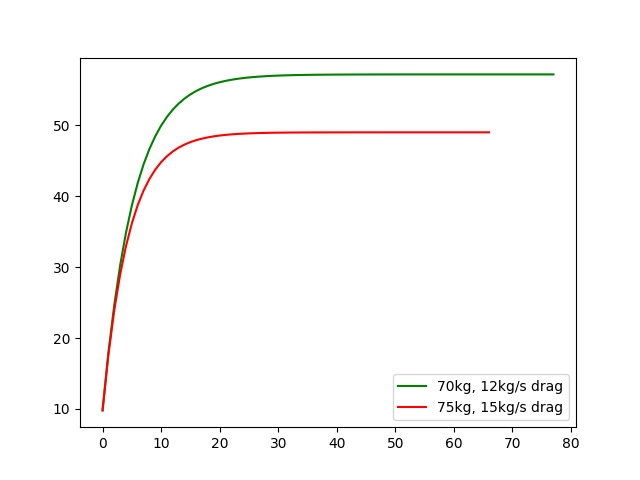

The Python source for this figure:
import numpy as np
import matplotlib.pyplot as plt
"""
Problem statement: 
For the free falling parachutist with linear drag, assume a first
jumper is 70 kg and has a drag coefficient of 12 kg/s. If the second jumper has a drag
coefficient of 15 kg/s and a mass of 75 kg, how long will it take him to reach the same
velocity as the first jumper reached in 10s?
"""

g = 9.8 #m/s^2
m1 = 70 #kg
c1 = 12 #kg/s 
m2 = 75 #kg
c2 = 15 #kg/s

def v_gen(mass, drag, step):
    vi = 0
    vf = g*step
    v_list = []
    temp_vi = 0
    while vf - vi >= 0.0000001 * vi: 
        vi = temp_vi
        vf = vi + (g - drag*vi/mass)*step
        v_list.append(vf)
        temp_vi = vf
    return vf, v_list

v1f, v1_list = v_gen(m1, c1, 1)
v2f, v2_list = v_gen(m2, c2, 1)
v_target = v1_list[9]
v2_index = 0 
for index, v in enumerate(v2_list):
    if v >= v_target:
        v2_index = index
        break
print(v2_index, v2_list[v2_index], v_target)
plt.plot([i for i in range(len(v1_list))], v1_list, 'green', label='70kg, 12kg/s drag')
plt.plot([i for i in range(len(v2_list))], v2_list, 'red', label='75kg, 15kg/s drag')
plt.legend()
plt.savefig('p1_4.png')